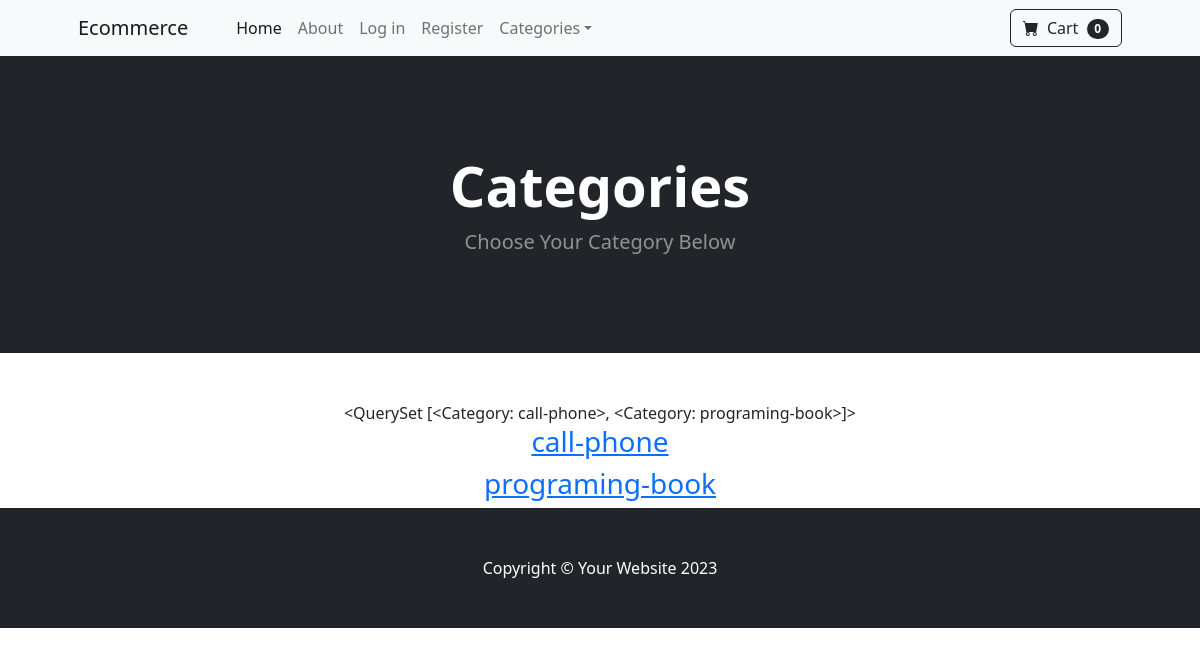
The app's page /category_summary/ with its own data.
### store/models.py (models this page shows)
class Category(models.Model):
    name = models.CharField(max_length=50)
    def __str__(self):
        return self.name
    class Meta:
        verbose_name_plural = 'categories'

### store/views.py (the view)
# urls.py: path('category_summary/', views.category_summary , name='category_summary'),
def category_summary(request):
    categories = Category.objects.all()
    return render(request,'category_summary.html',{"categories":categories})

### cart/cart.py (called while the page is built)
    def __len__(self):
        return len(self.cart)

### cart/context_processors.py (called while the page is built)
def cart(request):
	return {'cart': Cart(request)}

### store/templates/category_summary.html
{% extends 'base.html' %} {% block content %}
<header class="bg-dark py-5">
  <div class="container px-4 px-lg-5 my-5">
    <div class="text-center text-white">
      <h1 class="display-4 fw-bolder">Categories</h1>
      <p class="lead fw-normal text-white-50 mb-0">
        Choose Your Category Below
      </p>
    </div>
  </div>
</header>
<div class="container">
  <div class="row">
    <center>
      <div class="col-md-8">
        <br /><br />
        {{categories}} {%for category in categories%}
        <h3>
          <a href="{% url 'category' category %}">{{category}}</a>
        </h3>
        {% endfor%}
      </div>
    </center>
  </div>
</div>
{% endblock %}

### records on screen
Category: name.name "<QuerySet [<Category: call-phone>, <Category: programing-book>]>", name "call-phone"
Category: name "programing-book"

### other values on screen
{{ cart|length }} "0"
